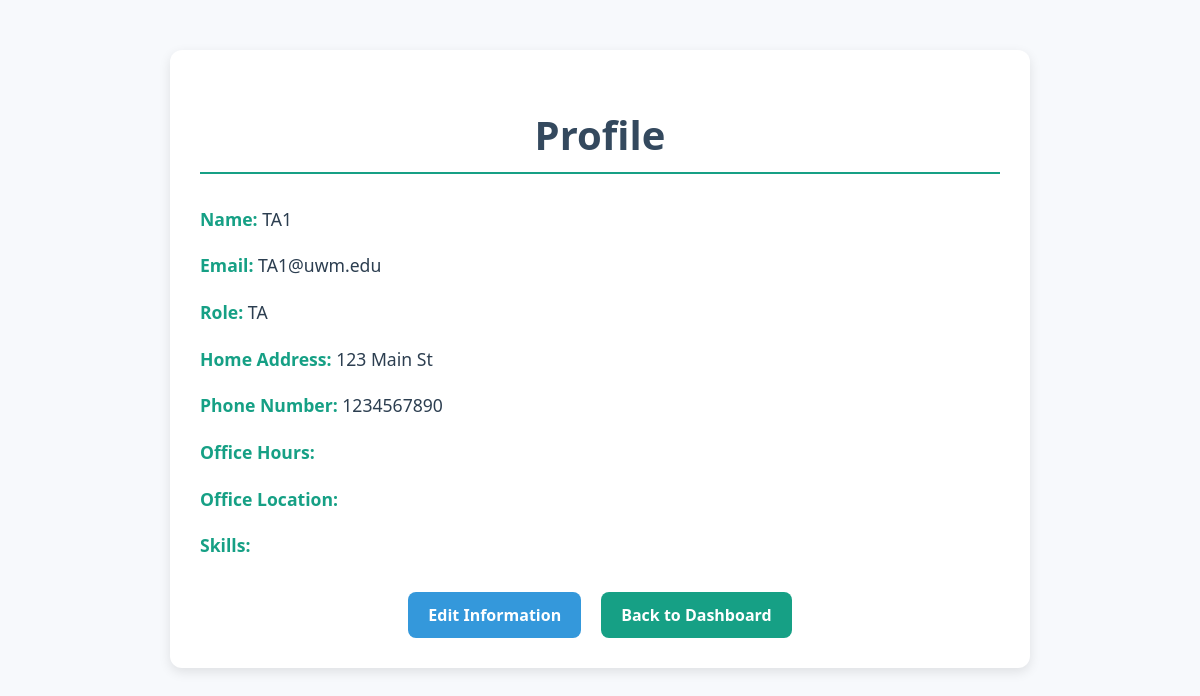
The app's page /ta-profile/ (signed in), older data.
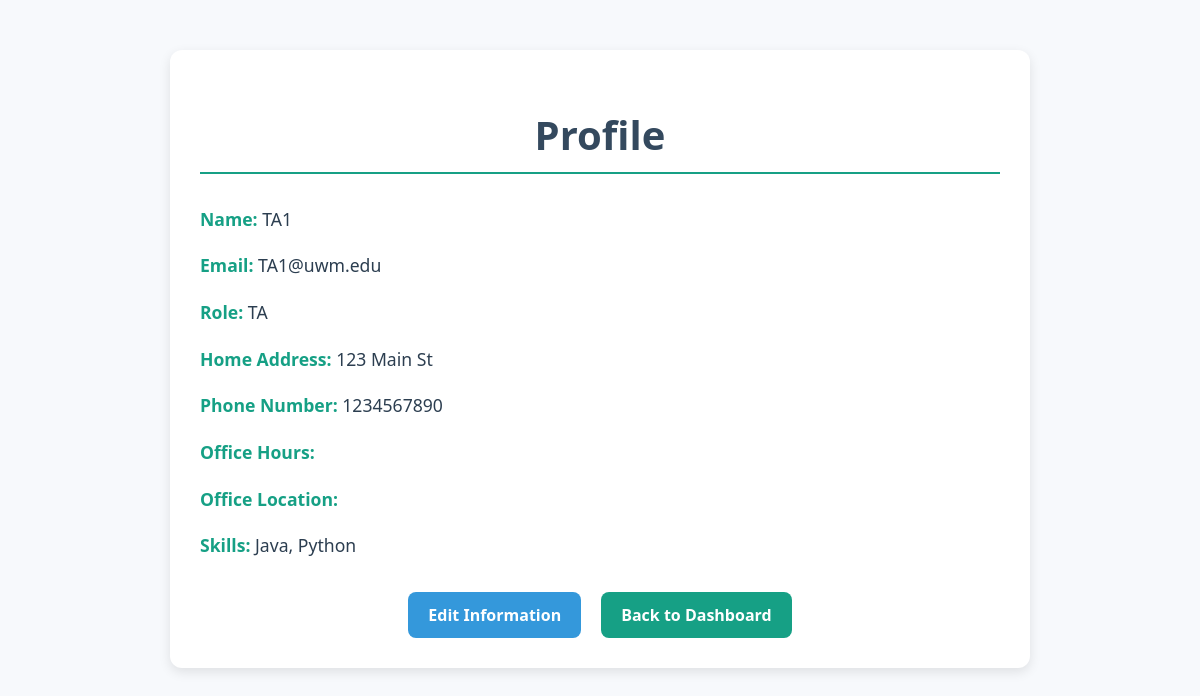
The same page, newer data.
### TASchedulerApp/models.py (models this page shows, shortened)
class MyUser(AbstractBaseUser):
    ROLE_CHOICES = [
        ('Administrator', 'Administrator'),
        ('Instructor', 'Instructor'),
        ('TA', 'TA'),
    ]
    role = models.CharField(max_length=20, choices=ROLE_CHOICES, default='TA')
    email = models.EmailField(unique=True)
    name = models.CharField(max_length=50, unique=True)
    contactInfo = models.CharField(max_length=50, default='')
    home_address = models.TextField(default='')
    phone_number = models.CharField(max_length=15, default='')
    office_hours = models.TextField(default='')
    office_location = models.CharField(max_length=50, default='')
    skills = models.TextField(default='')
    is_staff = models.BooleanField(default=False)
    is_active = models.BooleanField(default=True)
    is_superuser = models.BooleanField(default=False)
    objects = MyUserManager()
    EMAIL_FIELD = 'email'
    USERNAME_FIELD = 'name'
    REQUIRED_FIELDS = ['email']

### TASchedulerApp/views.py (the view, shortened to what this page needs)
# urls.py: path('ta-profile/', views.TAProfileView.as_view(), name='ta_profile'),
class TAProfileView(LoginRequiredMixin, View):
    def get(self, request):
        user = request.user
        return render(request, 'ta/ta_profile.html', {'user': user})

### templates/ta/ta_profile.html (shortened to what this page needs)
<!DOCTYPE html>
<html lang="en">
<head>
</head>
<body>
    <div class="container">
        <h1>Profile</h1>
        <p><strong>Name:</strong> {{ user.name }}</p>
        <p><strong>Email:</strong> {{ user.email }}</p>
        <p><strong>Role:</strong> {{ user.role }}</p>
        <p><strong>Home Address:</strong> {{ user.home_address }}</p>
        <p><strong>Phone Number:</strong> {{ user.phone_number }}</p>
        <p><strong>Office Hours:</strong> {{ user.office_hours }}</p>
        <p><strong>Office Location:</strong> {{ user.office_location }}</p>
        <p><strong>Skills:</strong> {{ user.skills }}</p>
        <div class="actions">
            <a href="{% url 'edit_ta_profile' %}" class="edit">Edit Information</a>
            <a href="{% url 'dashboard' %}" class="back">Back to Dashboard</a>
        </div>
    </div>
</body>
</html>

Row changes from the older to the newer data that the page shows:
changed MyUser "TA1": skills (not shown) → "Java, Python"
